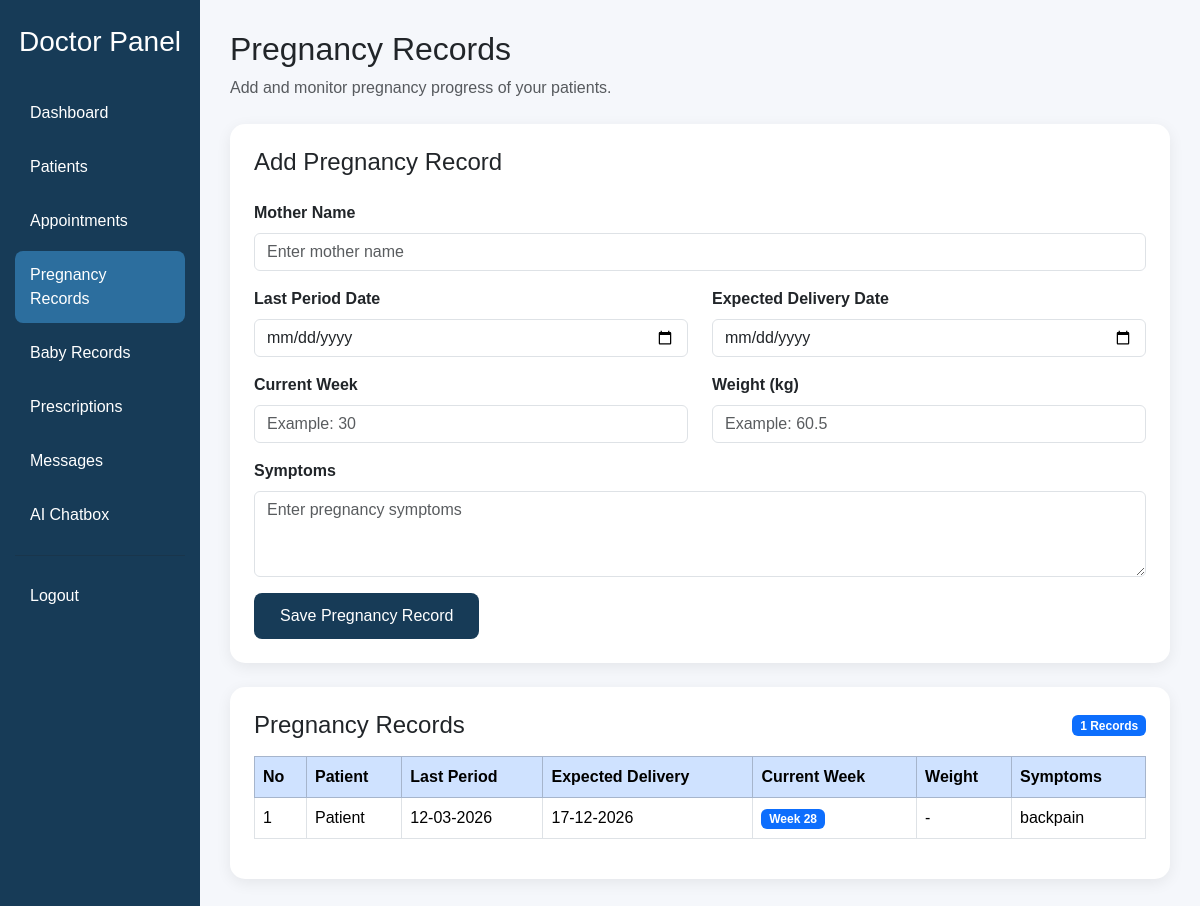
The page /Doctor/PregnancyRecords/ on the database as committed earlier.
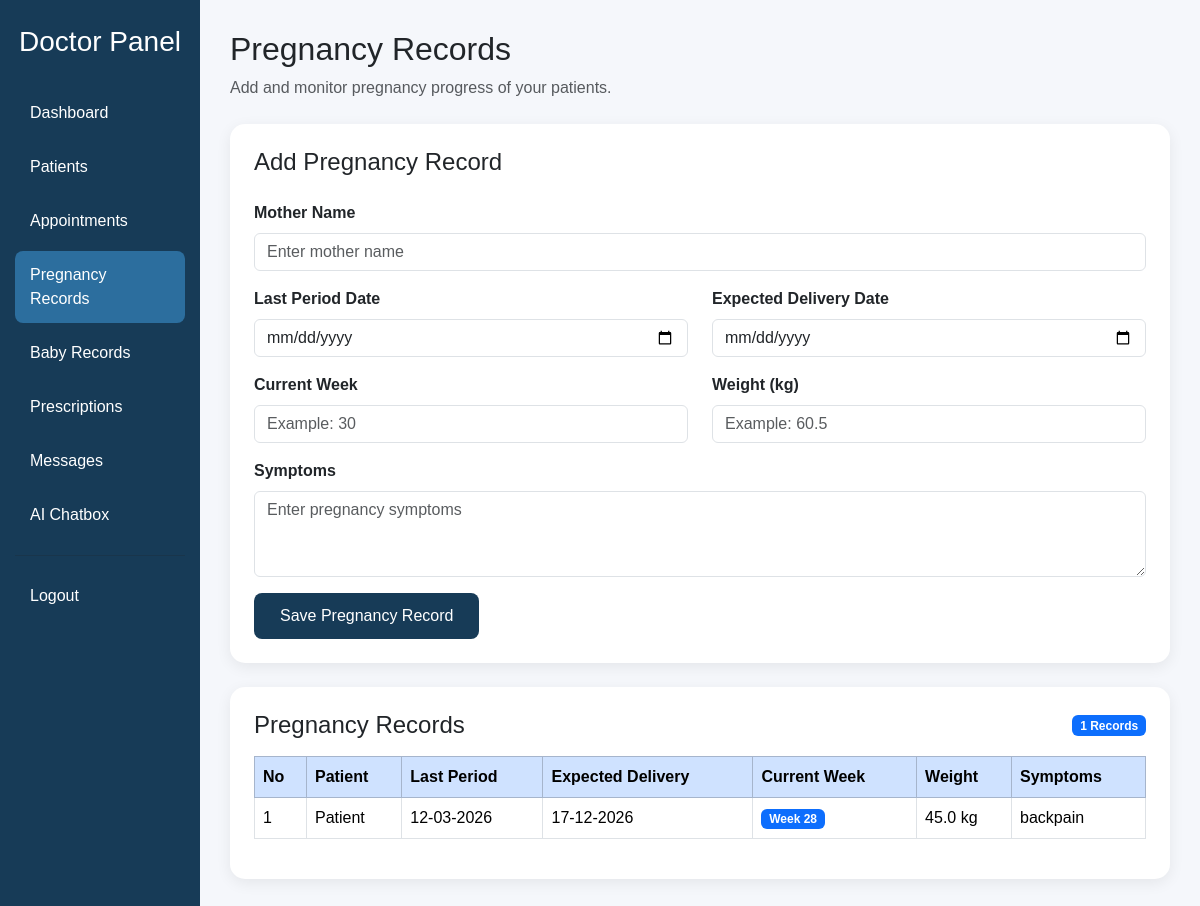
The same page on the database as committed later.
### User/models.py (models this page shows)
class tbl_PregnancyTracker(models.Model):
    user = models.ForeignKey(tbl_registration, on_delete=models.CASCADE, related_name='pregnancy_records')
    last_period_date = models.DateField()
    expected_delivery_date = models.DateField()
    current_week = models.PositiveIntegerField(default=1)
    weight = models.FloatField(null=True, blank=True)
    symptoms = models.TextField(blank=True)
    notes = models.TextField(blank=True)
    created_at = models.DateTimeField(auto_now_add=True)
    updated_at = models.DateTimeField(auto_now=True)
    class Meta:
        db_table = 'tbl_PregnancyTracker'
        ordering = ['-updated_at']

### Doctor/views.py (the view, shortened to what this page needs)
# urls.py: path('PregnancyRecords/', views.PregnancyRecords, name='PregnancyRecords'),
def PregnancyRecords(request):
    pregnancy_records = tbl_PregnancyTracker.objects.all().order_by("-id")
    return render(
        request,
        "Doctor/PregnancyRecords.html",
        {
            "pregnancy_records": pregnancy_records
        }
    )

### Doctor/templates/Doctor/PregnancyRecords.html (shortened to what the changed rows need)
{% load static %}
<!DOCTYPE html>
<html lang="en">
<head>
    <link
        href="https://cdn.jsdelivr.net/npm/bootstrap@5.3.3/dist/css/bootstrap.min.css"
        rel="stylesheet"
    >
</head>
<body>
<div class="container-fluid">
    <div class="row">
        <div class="col-md-9 col-lg-10 content">
            <h2>
                Pregnancy Records
            </h2>
            <div class="card p-4 mt-4">
                <div class="table-responsive">
                    <table class="table table-hover table-bordered">
                        <thead class="table-primary">
                            <tr>
                                <th>
                                    No
                                </th>
                                <th>
                                    Patient
                                </th>
                                <th>
                                    Last Period
                                </th>
                                <th>
                                    Expected Delivery
                                </th>
                                <th>
                                    Current Week
                                </th>
                                <th>
                                    Weight
                                </th>
                                <th>
                                    Symptoms
                                </th>
                            </tr>
                        </thead>
                        <tbody>
                        {% for record in pregnancy_records %}
                            <tr>
                                <td>
                                    {{ forloop.counter }}
                                </td>
                                <td>
                                    {% if record.user.user %}
                                        <strong>
                                            {{ record.user.user.user_name }}
                                        </strong>
                                        <br>
                                        <small class="text-muted">
                                            {{ record.user.user.user_email }}
                                        </small>
                                    {% else %}
                                        Patient
                                    {% endif %}
                                </td>
                                <td>
                                    {% if record.last_period_date %}
                                        {{ record.last_period_date|date:"d-m-Y" }}
                                    {% else %}
                                        -
                                    {% endif %}
                                </td>
                                <td>
                                    {% if record.expected_delivery_date %}
                                        {{ record.expected_delivery_date|date:"d-m-Y" }}
                                    {% else %}
                                        -
                                    {% endif %}
                                </td>
                                <td>
                                    {% if record.current_week %}
                                        <span class="badge bg-primary">
                                            Week {{ record.current_week }}
                                        </span>
                                    {% else %}
                                        -
                                    {% endif %}
                                </td>
                                <td>
                                    {% if record.weight %}
                                        {{ record.weight }} kg
                                    {% else %}
                                        -
                                    {% endif %}
                                </td>
                                <td>
                                    {% if record.symptoms %}
                                        {{ record.symptoms }}
                                    {% else %}
                                        <span class="text-muted">
                                            No symptoms reported
                                        </span>
                                    {% endif %}
                                </td>
                            </tr>
                        {% endfor %}
                        </tbody>
                    </table>
                </div>
            </div>
        </div>
    </div>
</div>
</body>
</html>

Rows that differ between the two databases and show on the page:
changed tbl_PregnancyTracker "backpain": weight (not shown) → "45.0"; weight "-" → "kg"
